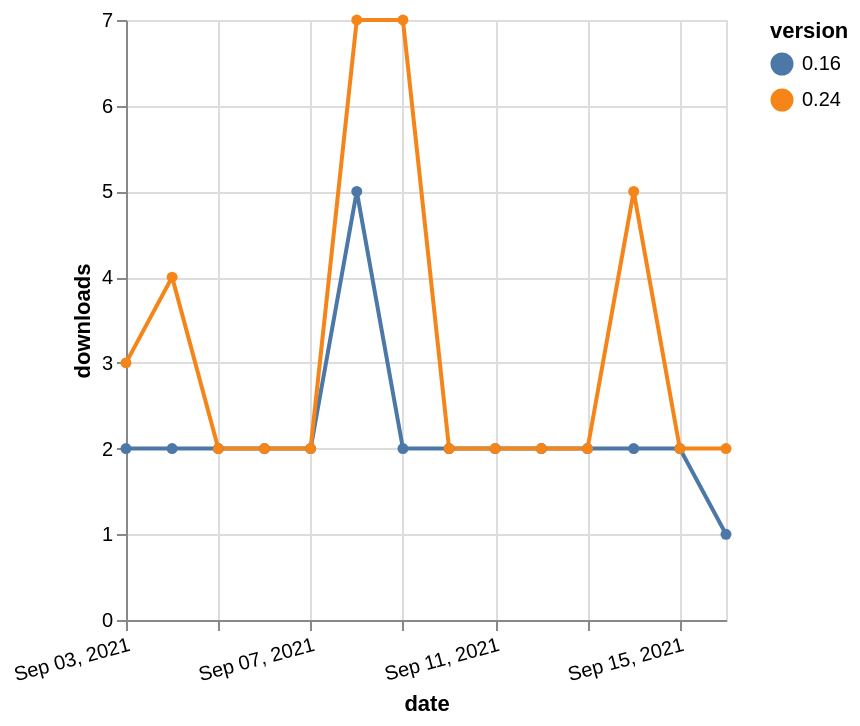

Write a Vega-Lite specification for this figure.
### Vega-Lite specification from a JSON file in a GitHub repository (floating-point values rounded to 4 significant figures)
{"$schema": "https://vega.github.io/schema/vega-lite/v5.json", "description": "A simple bar chart with embedded data.", "data": {"values": [{"date": "2021-09-03", "total": 3519, "delta": 2, "version": "0.16"}, {"date": "2021-09-04", "total": 3521, "delta": 2, "version": "0.16"}, {"date": "2021-09-05", "total": 3523, "delta": 2, "version": "0.16"}, {"date": "2021-09-06", "total": 3525, "delta": 2, "version": "0.16"}, {"date": "2021-09-07", "total": 3527, "delta": 2, "version": "0.16"}, {"date": "2021-09-08", "total": 3532, "delta": 5, "version": "0.16"}, {"date": "2021-09-09", "total": 3534, "delta": 2, "version": "0.16"}, {"date": "2021-09-10", "total": 3536, "delta": 2, "version": "0.16"}, {"date": "2021-09-11", "total": 3538, "delta": 2, "version": "0.16"}, {"date": "2021-09-12", "total": 3540, "delta": 2, "version": "0.16"}, {"date": "2021-09-13", "total": 3542, "delta": 2, "version": "0.16"}, {"date": "2021-09-14", "total": 3544, "delta": 2, "version": "0.16"}, {"date": "2021-09-15", "total": 3546, "delta": 2, "version": "0.16"}, {"date": "2021-09-16", "total": 3547, "delta": 1, "version": "0.16"}, {"date": "2021-09-03", "total": 3400, "delta": 3, "version": "0.24"}, {"date": "2021-09-04", "total": 3404, "delta": 4, "version": "0.24"}, {"date": "2021-09-05", "total": 3406, "delta": 2, "version": "0.24"}, {"date": "2021-09-06", "total": 3408, "delta": 2, "version": "0.24"}, {"date": "2021-09-07", "total": 3410, "delta": 2, "version": "0.24"}, {"date": "2021-09-08", "total": 3417, "delta": 7, "version": "0.24"}, {"date": "2021-09-09", "total": 3424, "delta": 7, "version": "0.24"}, {"date": "2021-09-10", "total": 3426, "delta": 2, "version": "0.24"}, {"date": "2021-09-11", "total": 3428, "delta": 2, "version": "0.24"}, {"date": "2021-09-12", "total": 3430, "delta": 2, "version": "0.24"}, {"date": "2021-09-13", "total": 3432, "delta": 2, "version": "0.24"}, {"date": "2021-09-14", "total": 3437, "delta": 5, "version": "0.24"}, {"date": "2021-09-15", "total": 3439, "delta": 2, "version": "0.24"}, {"date": "2021-09-16", "total": 3441, "delta": 2, "version": "0.24"}]}, "width": "container", "mark": {"type": "line", "point": {"filled": true}}, "encoding": {"x": {"field": "date", "type": "temporal", "timeUnit": "yearmonthdate", "title": "date", "axis": {"labelAngle": -15}}, "y": {"field": "delta", "type": "quantitative", "title": "downloads"}, "color": {"field": "version", "type": "nominal"}, "tooltip": {"field": "delta"}}}
